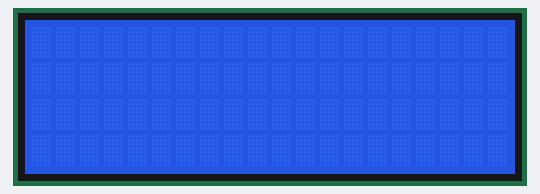
A sketch run on a simulated Arduino Uno, built with avr-gcc and run on an emulated ATmega328P. Shown: 20×4 character LCD. No radio packets arrive unless stated.

Above: at 0.1 s.
At 3.7 s:
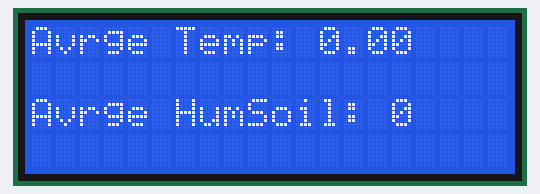
At 6.8 s:
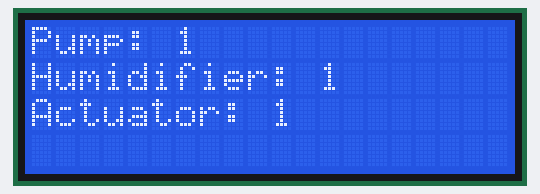
At 10.3 s:
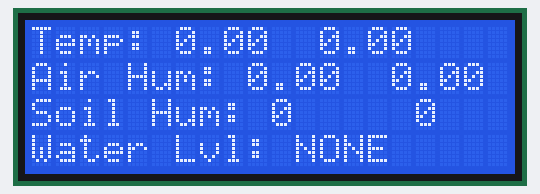

The sketch:

host.ino
```cpp
#include <SPI.h>
#include <nRF24L01.h>
#include <RF24.h>
#include <LiquidCrystal_I2C.h>

RF24 radio(9, 10); // пины радио
LiquidCrystal_I2C lcd(0x27, 20, 4);

int waterLVL[1];
int humAir[1];
int humAirTwo[1];
int temp[1];
int tempTwo[1];
int soilHum[1];
int soilHumTwo[1];

const int ultimateTemp = 25;
const int ultimateHum = 60;
const int ultimateSoil = 400;
const int ultimateWaterLVL = 300;

int one = 1;
int zero = 0;

void setup(){
  lcd.begin();
  lcd.backlight();
  radio.begin(); // старт радио
  radio.setDataRate(RF24_1MBPS); // 1мбит/сек
  radio.setPALevel(RF24_PA_HIGH);
  radio.openReadingPipe(1, 0x1234567890LL); // идентификатор
}

void loop(){
  // дисплей вывод
  delay(500);
  lcd.clear();
  printInformation(1, 1, 1, 1, 1, 1, 1, 1, 1, 1, "");

  // обработка информации

  // начнем с приема информации
  radio.startListening();

  // данные с 1 модуля
  radio.setChannel(1);
  if(radio.available()){
    radio.read(waterLVL, sizeof(waterLVL));
    bool stateWaterLVL = true;
  } else{
    bool stateWaterLVL = false;
  }

  // меняем канал на датчик влажности со второго модуля
  radio.setChannel(2);
  if(radio.available()){
    radio.read(humAir, sizeof(humAir));
    bool stateHumAir = true;
  } else{
    bool stateHumAir = false;
  }

  // датчик температуры со второго модуля
  radio.setChannel(3);
  if(radio.available()){
    radio.read(temp, sizeof(temp));
    bool stateTemp = true;
  } else{
    bool stateTemp = false;
  }

  // датчик влажности почвы с третьего модуля
  radio.setChannel(4);
  if(radio.available()){
    radio.read(soilHum, sizeof(soilHum));
    bool stateSoilHum = true;
  } else{
    bool stateSoilHum = false;
  }

  // датчик температуры с третьего модуля
  radio.setChannel(5);
  if(radio.available()){
    radio.read(tempTwo, sizeof(tempTwo));
    bool stateTempTwo = true;
  } else{
    bool stateTempTwo = false;
  }

  // датчик влажности почвы с четвертого модуля
  radio.setChannel(6);
  if(radio.available()){
    radio.read(soilHumTwo, sizeof(soilHumTwo));
    bool stateSoilHumTwo = true;
  } else{
    bool stateSoilHumTwo = false;
  }

  // датчик влажности воздуха с четвертого модуля
  radio.setChannel(7);
  if(radio.available()){
    radio.read(humAirTwo, sizeof(humAirTwo));
    bool stateHumAirTwo = true;
  } else{
    bool stateHumAirTwo = false;
  }

  // остановка радио
  radio.stopListening();

  // передача комманд и информации

  // увлажнитель воздуха бул данные
  radio.setChannel(8);
  if(radio.available()){
    if(((humAir[1] + humAirTwo[1]) / 2) < ultimateHum){
      radio.write(one, sizeof(one));
    } else{
      radio.write(zero, sizeof(zero));
    }
    String humidifier = "OK";
  } else{
    String humidifier = "NONE";
  }

  // насос
  radio.setChannel(9);
  if(radio.available()){
    if(((soilHum[1] + soilHum[2]) / 2) < ultimateSoil){
      radio.write(one, sizeof(one));
    } else{
      radio.write(zero, sizeof(zero));
    }
    String pump = "OK";
  } else{
    String pump = "NONE";
  }

  // форточка
  radio.setChannel(10);
  if(radio.available()){
    if(((temp[1] + tempTwo[2]) / 2) < ultimateTemp){
      radio.write(one, sizeof(one));
    } else{
      radio.write(zero, sizeof(zero));
    }
    String window = "OK";
  } else{
    String window = "NONE";
  }

  // уровень воды
  radio.setChannel(11);
  if(radio.available()){
    if(waterLVL[1] < ultimateWaterLVL){
      radio.write(one, sizeof(one));
    } else{
      radio.write(zero, sizeof(zero));
    }
    String stateWaterLVL = "OK";
  } else{
    String stateWaterLVL = "NONE";
  }
}

void printInformation(float temp[1], float tempTwo[1], float humAir[1], float humAirTwo[1], int humSoil[1], int humSoilTwo[1], int waterLVL[1], int pump, int humidifier, int window, String stateWaterLVL){
  // вывод температуры
  lcd.setCursor(0, 0);
  lcd.print("Temp: ");
  lcd.setCursor(6, 0);
  lcd.print(temp[1]);
  lcd.setCursor(12, 0);
  lcd.print(tempTwo[1]);

  // вывод влажности воздуха
  lcd.setCursor(0, 1);
  lcd.print("Air Hum: ");
  lcd.setCursor(9, 1);
  lcd.print(humAir[1]);
  lcd.setCursor(15, 1);
  lcd.print(humAirTwo[1]);

  // вывод влажности почвы
  lcd.setCursor(0, 2);
  lcd.print("Soil Hum: ");
  lcd.setCursor(10, 2);
  lcd.print(soilHum[1]);
  lcd.setCursor(16, 2);
  lcd.print(soilHumTwo[1]);

  // вывод уровня воды
  lcd.setCursor(0, 3);
  lcd.print("Water Lvl: ");
  lcd.setCursor(11, 3);
  if(stateWaterLVL = "NONE"){
    lcd.print(stateWaterLVL);
  } else{
    lcd.print(waterLVL[1]);
  }
  delay(3000);
  lcd.clear();

  // вывод средней температуры
  lcd.setCursor(0,0);
  lcd.print("Avrge Temp: ");
  lcd.setCursor(12, 0);
  lcd.print((temp[1] + tempTwo[1]) / 2);

  // вывод средней влажности почвы
  lcd.setCursor(0, 2);
  lcd.print("Avrge HumSoil: ");
  lcd.setCursor(15, 2);
  lcd.print((soilHum[1] + soilHum[1]) / 2);
  delay(3000);
  lcd.clear();

  // вывод состояния насоса
  lcd.setCursor(0, 0);
  lcd.print("Pump: ");
  lcd.print(pump);
  lcd.setCursor(0, 1);

  // вывод состояния увлажнителя
  lcd.print("Humidifier: ");
  lcd.print(humidifier);
  lcd.setCursor(0, 2);

  // вывод состояния актуатора
  lcd.print("Actuator: ");
  lcd.print(window);
  delay(3000);
  lcd.clear();
}
```

Measured:
- by itself, everything shown: repeats every 9.6 s, in 4 steps
- what the display in image 1 shows lasts 3.0 s, from 3.7 s to 6.7 s
